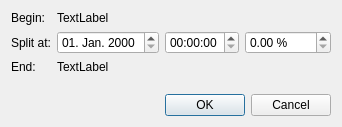
<?xml version="1.0" encoding="UTF-8"?>
<ui version="4.0">
 <class>SplitPointEditor</class>
 <widget class="QDialog" name="SplitPointEditor">
  <property name="geometry">
   <rect>
    <x>0</x>
    <y>0</y>
    <width>342</width>
    <height>127</height>
   </rect>
  </property>
  <property name="windowTitle">
   <string>Split Editor</string>
  </property>
  <layout class="QGridLayout" name="gridLayout" rowstretch="1,1,1,1,1">
   <item row="1" column="2">
    <widget class="QTimeEdit" name="te_split"/>
   </item>
   <item row="1" column="1">
    <widget class="QDateEdit" name="de_split">
     <property name="displayFormat">
      <string>dd. MMM. yyyy</string>
     </property>
    </widget>
   </item>
   <item row="1" column="0">
    <widget class="QLabel" name="label">
     <property name="text">
      <string>Split at:</string>
     </property>
    </widget>
   </item>
   <item row="0" column="0">
    <widget class="QLabel" name="label_2">
     <property name="text">
      <string>Begin:</string>
     </property>
    </widget>
   </item>
   <item row="2" column="0">
    <widget class="QLabel" name="label_3">
     <property name="text">
      <string>End:</string>
     </property>
    </widget>
   </item>
   <item row="0" column="1" colspan="2">
    <widget class="QLabel" name="le_begin">
     <property name="text">
      <string>TextLabel</string>
     </property>
    </widget>
   </item>
   <item row="2" column="1" colspan="2">
    <widget class="QLabel" name="le_end">
     <property name="text">
      <string>TextLabel</string>
     </property>
    </widget>
   </item>
   <item row="1" column="3" colspan="2">
    <widget class="QDoubleSpinBox" name="sp_split">
     <property name="suffix">
      <string> %</string>
     </property>
     <property name="decimals">
      <number>2</number>
     </property>
     <property name="maximum">
      <double>100.000000000000000</double>
     </property>
    </widget>
   </item>
   <item row="4" column="0" colspan="5">
    <widget class="QDialogButtonBox" name="buttonBox">
     <property name="standardButtons">
      <set>QDialogButtonBox::StandardButton::Cancel|QDialogButtonBox::StandardButton::Ok</set>
     </property>
    </widget>
   </item>
   <item row="3" column="0" colspan="5">
    <spacer name="verticalSpacer">
     <property name="orientation">
      <enum>Qt::Orientation::Vertical</enum>
     </property>
     <property name="sizeHint" stdset="0">
      <size>
       <width>20</width>
       <height>40</height>
      </size>
     </property>
    </spacer>
   </item>
  </layout>
 </widget>
 <resources/>
 <connections>
  <connection>
   <sender>buttonBox</sender>
   <signal>accepted()</signal>
   <receiver>SplitPointEditor</receiver>
   <slot>accept()</slot>
   <hints>
    <hint type="sourcelabel">
     <x>175</x>
     <y>284</y>
    </hint>
    <hint type="destinationlabel">
     <x>542</x>
     <y>259</y>
    </hint>
   </hints>
  </connection>
  <connection>
   <sender>buttonBox</sender>
   <signal>rejected()</signal>
   <receiver>SplitPointEditor</receiver>
   <slot>reject()</slot>
   <hints>
    <hint type="sourcelabel">
     <x>175</x>
     <y>284</y>
    </hint>
    <hint type="destinationlabel">
     <x>628</x>
     <y>220</y>
    </hint>
   </hints>
  </connection>
 </connections>
</ui>
